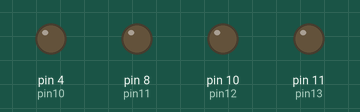
Simulated run of this sketch. Board: Arduino Uno, built with avr-gcc and run on an emulated ATmega328P. Shown: output pins drawn as LEDs (lit = HIGH).

Above: at 0.5 s.
At 2.5 s:
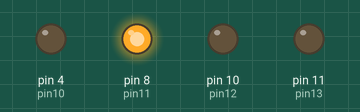
At 4.5 s:
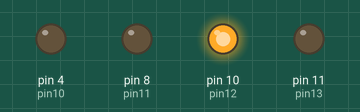
At 9.5 s:
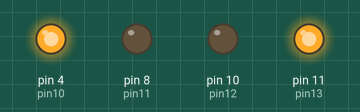
At 14.5 s:
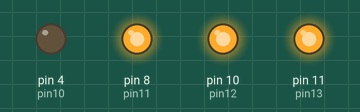
At 19.5 s:
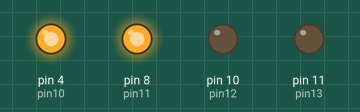
Timing chart, 0 to 20.8 s (numbered marks = the images above):
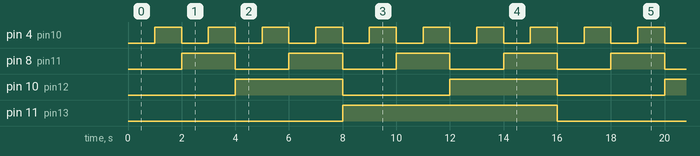

The sketch:

Lession_03_BINARY_NUMBERS.ino
```cpp
int pin13=11;
int pin12=10;
int pin11=8;
int pin10=4;
int dt=1000;
void setup(){
  pinMode(pin13,OUTPUT);
  pinMode(pin12,OUTPUT);
  pinMode(pin11,OUTPUT);
  pinMode(pin10,OUTPUT);


}
void loop(){
  digitalWrite(pin13,LOW);
  digitalWrite(pin12,LOW);
  digitalWrite(pin11,LOW);
  digitalWrite(pin10,LOW);
  delay(dt);
  digitalWrite(pin13,LOW);
  digitalWrite(pin12,LOW);
  digitalWrite(pin11,LOW);
  digitalWrite(pin10,HIGH);
  delay(dt);
  digitalWrite(pin13,LOW);
  digitalWrite(pin12,LOW);
  digitalWrite(pin11,HIGH);
  digitalWrite(pin10,LOW);
  delay(dt);
  digitalWrite(pin13,LOW);
  digitalWrite(pin12,LOW);
  digitalWrite(pin11,HIGH);
  digitalWrite(pin10,HIGH);
  delay(dt);
  digitalWrite(pin13,LOW);
  digitalWrite(pin12,HIGH);
  digitalWrite(pin11,LOW);
  digitalWrite(pin10,LOW);
  delay(dt);
  digitalWrite(pin13,LOW);
  digitalWrite(pin12,HIGH);
  digitalWrite(pin11,LOW);
  digitalWrite(pin10,HIGH);
  delay(dt);
  digitalWrite(pin13,LOW);
  digitalWrite(pin12,HIGH);
  digitalWrite(pin11,HIGH);
  digitalWrite(pin10,LOW);
  delay(dt);
  digitalWrite(pin13,LOW);
  digitalWrite(pin12,HIGH);
  digitalWrite(pin11,HIGH);
  digitalWrite(pin10,HIGH);
  delay(dt);
  digitalWrite(pin13,HIGH);
  digitalWrite(pin12,LOW);
  digitalWrite(pin11,LOW);
  digitalWrite(pin10,LOW);
  delay(dt);
  digitalWrite(pin13,HIGH);
  digitalWrite(pin12,LOW);
  digitalWrite(pin11,LOW);
  digitalWrite(pin10,HIGH);
  delay(dt);
  digitalWrite(pin13,HIGH);
  digitalWrite(pin12,LOW);
  digitalWrite(pin11,HIGH);
  digitalWrite(pin10,LOW);
  delay(dt);
  digitalWrite(pin13,HIGH);
  digitalWrite(pin12,LOW);
  digitalWrite(pin11,HIGH);
  digitalWrite(pin10,HIGH);
  delay(dt);
  digitalWrite(pin13,HIGH);
  digitalWrite(pin12,HIGH);
  digitalWrite(pin11,LOW);
  digitalWrite(pin10,LOW);
  delay(dt);
  digitalWrite(pin13,HIGH);
  digitalWrite(pin12,HIGH);
  digitalWrite(pin11,LOW);
  digitalWrite(pin10,HIGH);
  delay(dt);
  digitalWrite(pin13,HIGH);
  digitalWrite(pin12,HIGH);
  digitalWrite(pin11,HIGH);
  digitalWrite(pin10,LOW);
  delay(dt);
  digitalWrite(pin13,HIGH);
  digitalWrite(pin12,HIGH);
  digitalWrite(pin11,HIGH);
  digitalWrite(pin10,HIGH);
  delay(dt);


}
```

Measured:
- by itself, pin 4 (pin10): alternates HIGH for 1.0 s and LOW for 1.0 s
- by itself, pin 8 (pin11): alternates HIGH for 2.0 s and LOW for 2.0 s
- by itself, pin 10 (pin12): alternates HIGH for 4.0 s and LOW for 4.0 s
- by itself, pin 11 (pin13): alternates HIGH for 8.0 s and LOW for 8.0 s
